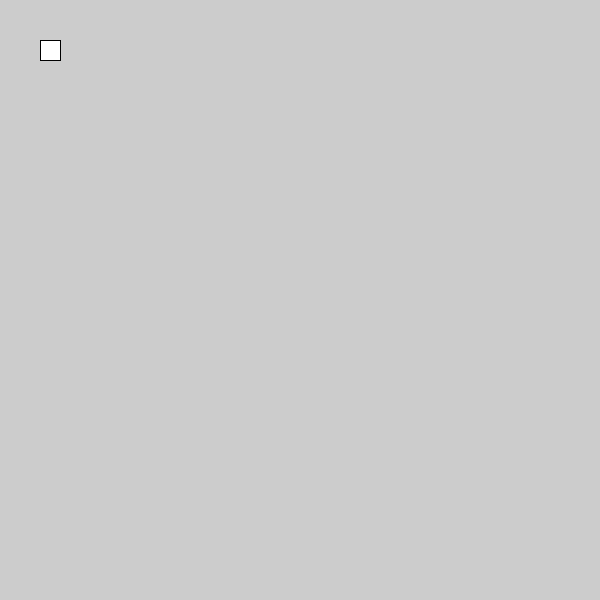
Frame 1 (no input)
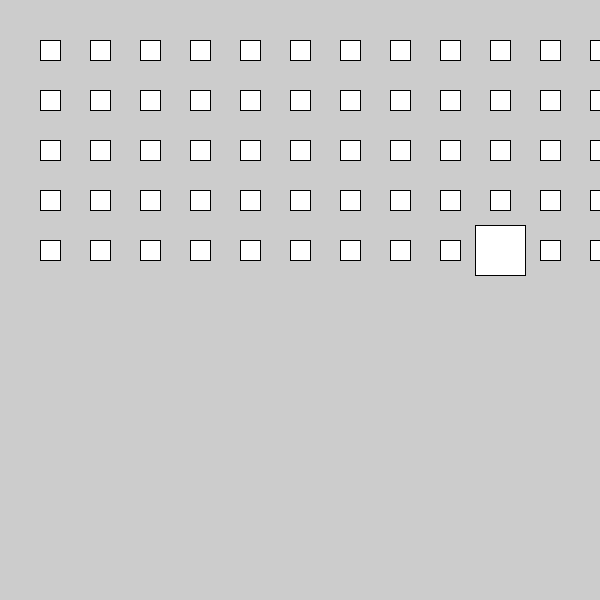
Frame 60 (the mouse pressed at the canvas centre just before this capture)
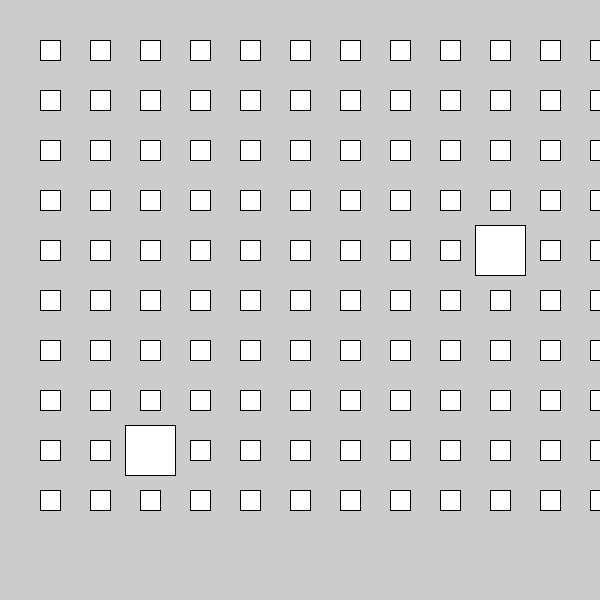
Frame 120 (the mouse held since frame 60 and released just before this capture)

The Processing sketch that drew these frames (run headless with seeded random() and noise(); from frame 60 on, the mouse is pressed at the canvas centre):

// Processing sketch: a002_probability
// ── a002_probability.pde
float x, y;
float separation = 50;
void setup() {
  size(600, 600);
  rectMode(CENTER);
  x = 50;
  y = 50;
}
void draw() {
  // random sizes for circles
  //float sz = random(10, 40);
  //ellipse(x, y, sz, sz);

  if (random(100) < 97) {
    rect(x, y, 20, 20);
  } else {
    rect(x, y, 50, 50);
  }

  if (random(100) < 97) {
    fill(255);
  } else {
    fill(#FF0000);
  }

  // move right
  x = x + separation;
  // if too far right...
  if (x > width) {
    // jump left and down
    x = 50;
    y = y + separation;
  }
  // if too far down...
  if (y > height) {
    stop();
    println("done");
  }
}
